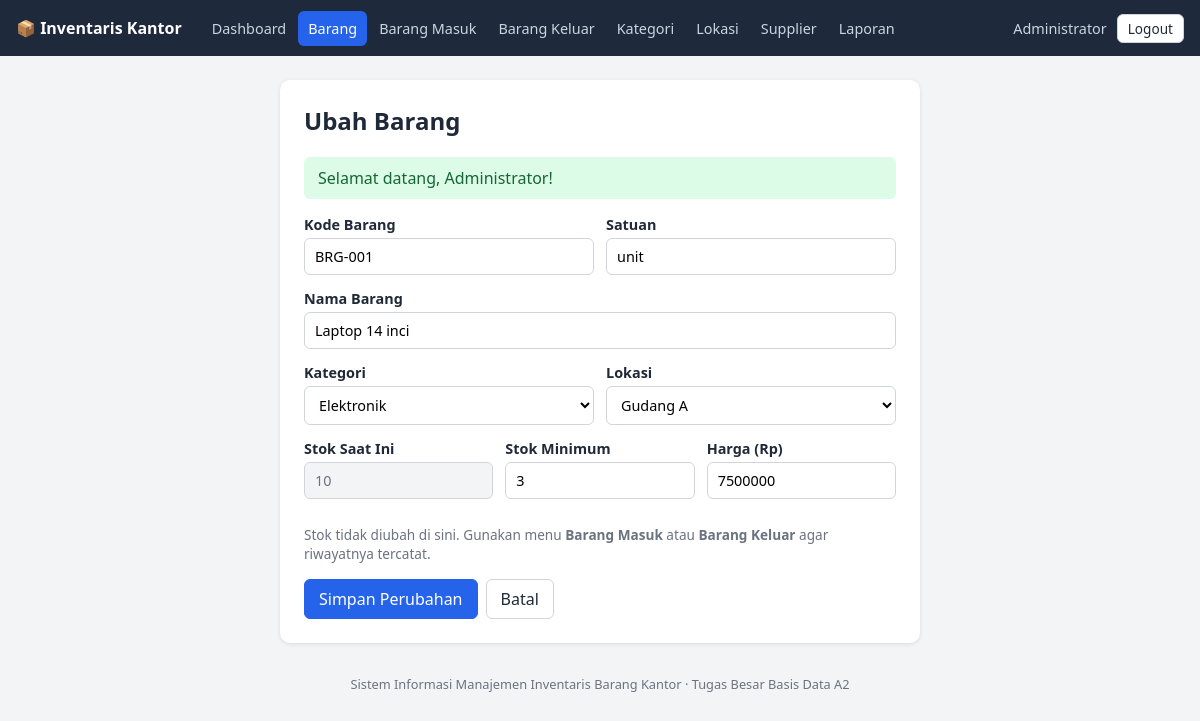
The app's page /html/barang_form.php?id=1 (signed in) with its own data.
### tables this page shows
CREATE TABLE barang (
  id_barang    INT AUTO_INCREMENT PRIMARY KEY,
  kode_barang  VARCHAR(30)   NOT NULL UNIQUE,
  nama_barang  VARCHAR(150)  NOT NULL,
  satuan       VARCHAR(20)   NOT NULL DEFAULT 'pcs',
  stok         INT           NOT NULL DEFAULT 0 CHECK (stok >= 0),
  stok_minimum INT           NOT NULL DEFAULT 5 CHECK (stok_minimum >= 0),
  harga        DECIMAL(12,2) NOT NULL DEFAULT 0 CHECK (harga >= 0),
  id_kategori  INT NOT NULL,
  id_lokasi    INT NOT NULL,
  CONSTRAINT fk_barang_kategori
    FOREIGN KEY (id_kategori) REFERENCES kategori(id_kategori)
    ON UPDATE CASCADE ON DELETE RESTRICT,
  CONSTRAINT fk_barang_lokasi
    FOREIGN KEY (id_lokasi) REFERENCES lokasi(id_lokasi)
    ON UPDATE CASCADE ON DELETE RESTRICT
);

CREATE TABLE kategori (
  id_kategori   INT AUTO_INCREMENT PRIMARY KEY,
  nama_kategori VARCHAR(100) NOT NULL UNIQUE
);

CREATE TABLE lokasi (
  id_lokasi   INT AUTO_INCREMENT PRIMARY KEY,
  nama_lokasi VARCHAR(100) NOT NULL UNIQUE,
  keterangan  VARCHAR(255) NULL
);

### php/fungsi.php (called while the page is built, shortened)
<?php
function e($teks): string
{
    return htmlspecialchars((string)$teks, ENT_QUOTES, 'UTF-8');
}
function ambil_old(): ?array
{
    $old = $_SESSION['old'] ?? null;
    return $old;
}

### php/barang_model.php (called while the page is built, shortened)
<?php
require_once __DIR__ . '/fungsi.php';
function ambil_barang(PDO $pdo, int $id): ?array
{
    $stmt = $pdo->prepare("SELECT * FROM barang WHERE id_barang = :id");
    $stmt->execute([':id' => $id]);
    $row = $stmt->fetch();
    return $row ?: null;
}
function ambil_kategori(PDO $pdo): array
{
    return $pdo->query("SELECT * FROM kategori ORDER BY nama_kategori")->fetchAll();
}
function ambil_lokasi(PDO $pdo): array
{
    return $pdo->query("SELECT * FROM lokasi ORDER BY nama_lokasi")->fetchAll();
}

### html/barang_form.php (the view, shortened to what this page needs)
<?php
require_once __DIR__ . '/../php/barang_model.php';
require_once __DIR__ . '/../php/layout.php';
$id   = isset($_GET['id']) ? (int)$_GET['id'] : 0;
$edit = $id > 0;
$barang = $edit ? ambil_barang($pdo, $id) : null;
$d = ambil_old() ?? $barang ?? [
    'kode_barang' => '', 'nama_barang' => '', 'satuan' => 'pcs',
    'stok' => 0, 'stok_minimum' => 5, 'harga' => 0, 'id_kategori' => '', 'id_lokasi' => '',
];
$daftarKategori = ambil_kategori($pdo);
$daftarLokasi   = ambil_lokasi($pdo);
?>
<form method="post" action="../php/barang_aksi.php" class="form">
    <div class="baris">
        <label>Kode Barang
            <input type="text" name="kode_barang" maxlength="30" required placeholder="BRG-007" value="<?= e($d['kode_barang']) ?>">
        </label>
        <label>Satuan
            <input type="text" name="satuan" maxlength="20" required placeholder="pcs / unit / rim" value="<?= e($d['satuan']) ?>">
        </label>
    </div>
    <label>Nama Barang
        <input type="text" name="nama_barang" maxlength="150" required value="<?= e($d['nama_barang']) ?>">
    </label>
    <div class="baris">
        <label>Kategori
            <select name="id_kategori" required>
                <?php foreach ($daftarKategori as $k): ?>
                    <option value="<?= (int)$k['id_kategori'] ?>"
                        <?= (int)$d['id_kategori'] === (int)$k['id_kategori'] ? 'selected' : '' ?>>
                        <?= e($k['nama_kategori']) ?>
                    </option>
                <?php endforeach; ?>
            </select>
        </label>
        <label>Lokasi
            <select name="id_lokasi" required>
                <?php foreach ($daftarLokasi as $l): ?>
                    <option value="<?= (int)$l['id_lokasi'] ?>"
                        <?= (int)$d['id_lokasi'] === (int)$l['id_lokasi'] ? 'selected' : '' ?>>
                        <?= e($l['nama_lokasi']) ?>
                    </option>
                <?php endforeach; ?>
            </select>
        </label>
    </div>
    <div class="baris">
        <label><?= $edit ? 'Stok Saat Ini' : 'Stok Awal' ?>
            <?php if ($edit): ?>
                <input type="number" value="<?= e($barang['stok']) ?>" disabled>
            <?php else: ?>
                <input type="number" name="stok" min="0" step="1" required value="<?= e($d['stok']) ?>">
            <?php endif; ?>
        </label>
        <label>Stok Minimum
            <input type="number" name="stok_minimum" min="0" step="1" required value="<?= e($d['stok_minimum']) ?>">
        </label>
        <label>Harga (Rp)
            <input type="number" name="harga" min="0" step="1" required value="<?= e((int)$d['harga']) ?>">
        </label>
    </div>
    <?php if ($edit): ?>
        <p class="catatan">Stok tidak diubah di sini. Gunakan menu <b>Barang Masuk</b> atau <b>Barang Keluar</b> agar riwayatnya tercatat.</p>
    <?php endif; ?>
    <div class="tombol">
        <button type="submit" class="btn btn-primary"><?= $edit ? 'Simpan Perubahan' : 'Simpan' ?></button>
        <a class="btn" href="barang_list.php">Batal</a>
    </div>
</form>

### assets/css/style.css (style rules this page uses)
* { box-sizing: border-box; }
:root { --biru: #2563eb; --biru-tua: #1e40af; --merah: #dc2626; --hijau: #16a34a; --abu: #6b7280; --garis: #e5e7eb; --latar: #f3f4f6; --teks: #1f2937; }
body { margin: 0; font-family: system-ui, Arial, sans-serif; background: var(--latar); color: var(--teks); }
.catatan { color: var(--abu); font-size: .85rem; margin: 12px 0 0; }
input, select, button { font: inherit; padding: 8px 10px; border: 1px solid #d1d5db; border-radius: 6px; background: #fff; }
input:disabled { background: #f3f4f6; color: var(--abu); }
button { cursor: pointer; }
.btn { display: inline-block; padding: 8px 14px; border: 1px solid #d1d5db; border-radius: 6px; background: #fff; color: var(--teks); text-decoration: none; cursor: pointer; white-space: nowrap; }
.btn-primary { background: var(--biru); border-color: var(--biru); color: #fff; }
.form label { display: block; margin-bottom: 14px; font-weight: 600; font-size: .9rem; }
.form input, .form select { width: 100%; margin-top: 4px; font-weight: 400; }
.baris { display: flex; gap: 12px; }
.baris label { flex: 1; min-width: 0; }
.tombol { display: flex; gap: 8px; margin-top: 16px; }

### records on screen
barang: kode_barang "BRG-001", satuan "unit", nama_barang "Laptop 14 inci", id_kategori "Elektronik", id_lokasi "Gudang A", stok "10", stok_minimum "3", harga "7500000"

### other values on screen
$label "Dashboard"
$label "Barang"
$label "Barang Masuk"
$label "Barang Keluar"
$label "Kategori"
$label "Lokasi"
$label "Supplier"
$label "Laporan"
$nama "Administrator"
$judul "Ubah Barang"
$flash['pesan'] "Selamat datang, Administrator!"
